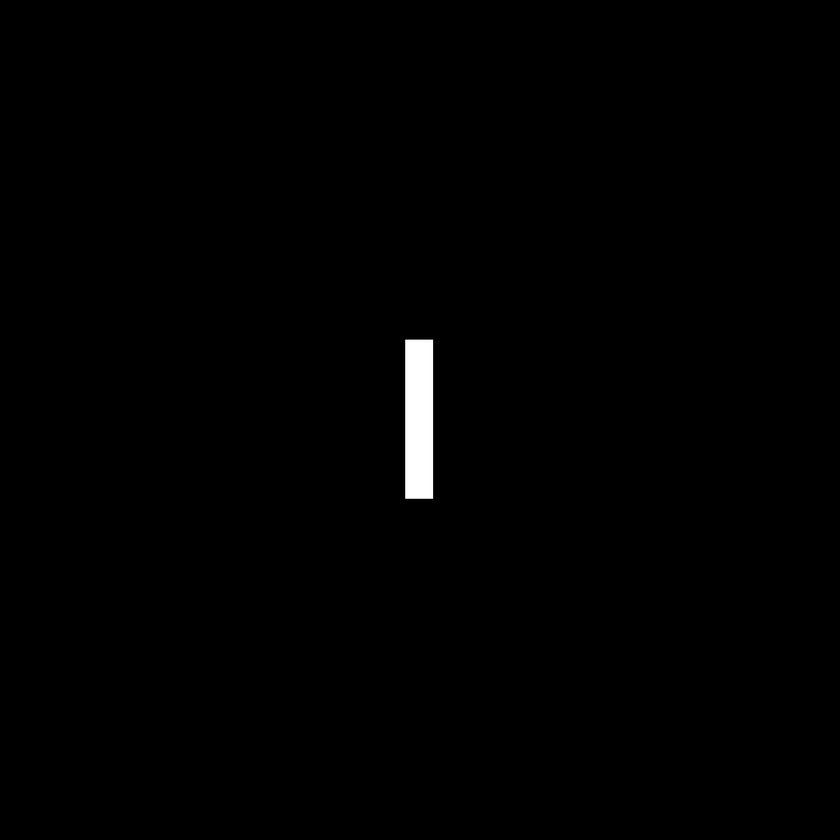
#> input picture Assignment 3 Fourier Transform/Fig0424(a)(rectangle).bmp, 840 x 840 px, shrunk from 1024 x 1024 before the run, found by its file name
$ jupyter execute 'Assignment#3.ipynb'
#> lines starting #> are read from the running program, lines starting #| are printed output that depends on the picture
[cell 1]
import numpy as np
import matplotlib.pyplot as plt
import cv2

[cell 2]
def compute_fourier_transform(image_path):
    # 讀取圖片並轉換成灰度圖片
    img = cv2.imread(image_path, cv2.IMREAD_GRAYSCALE)
#> img is the input picture: shape (840, 840); min 0, max 255, mean 1.6

    # 確認圖片成功載入
    if img is None:
        raise ValueError(f"Image at path '{image_path}' could not be loaded. Please check the file path.")

    # 對圖片做傅立葉轉換
    f_transform = np.fft.fft2(img)

    # 將低頻移到中間
    f_transform_shifted = np.fft.fftshift(f_transform)

    # 算光譜
    magnitude_spectrum = np.log(np.abs(f_transform_shifted) + 1)  # 數值+1避免log0
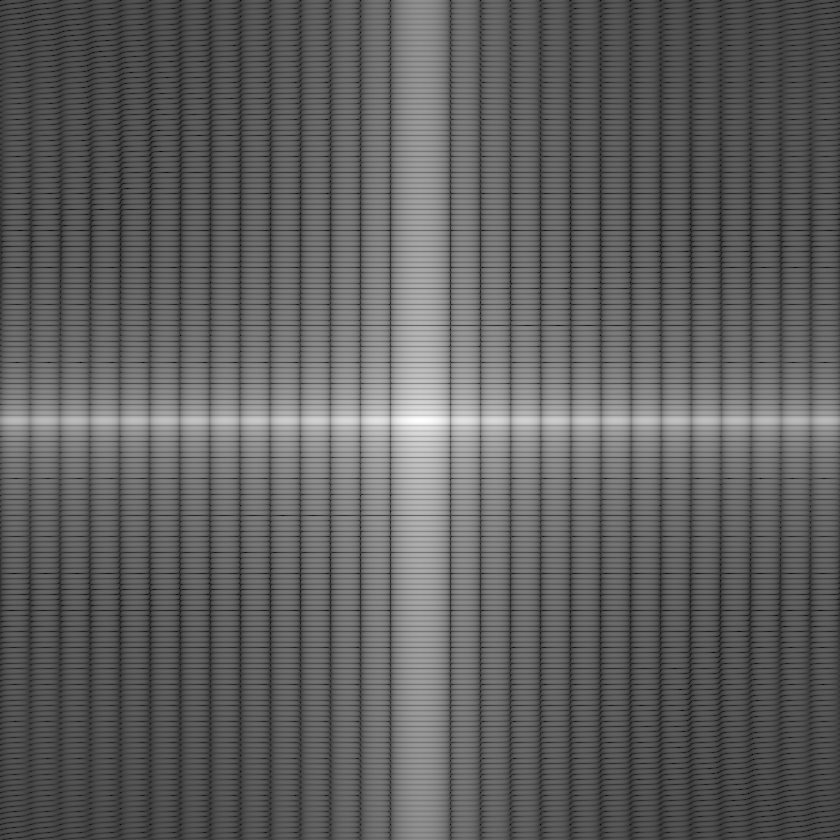
#> magnitude_spectrum: shape (840, 840) float64; min 1.3e-13, max 13.94, mean 5.25; drawn with min black and max white

    return img, f_transform_shifted, magnitude_spectrum

[cell 3]
def compute_inverse_fourier_transform(f_transform_shifted):
    # 移回頻譜
    f_ishifted = np.fft.ifftshift(f_transform_shifted)

    # 逆傅立葉轉換
    img_reconstructed = np.fft.ifft2(f_ishifted)

    # 取實部
    img_reconstructed = np.abs(img_reconstructed)

    return img_reconstructed

[cell 4]
def plot_images(original, spectrum, reconstructed, title1, title2, title3):
    # 設定圖形大小為 12x12，2x2 的佈局
#> called with title1 = 'Original Image', title2 = 'Fourier Spectrum', title3 = 'Reconstructed Image'
    plt.figure(figsize=(12, 12))

    # 顯示原始圖片
    plt.subplot(2, 2, 1)
    plt.imshow(original, cmap='gray')
    plt.title(title1)
    plt.axis('off')

    # 顯示傅立葉光譜
    plt.subplot(2, 2, 2)
    plt.imshow(spectrum, cmap='gray')
    plt.title(title2)
    plt.axis('off')

    # 顯示重建的圖片
    plt.subplot(2, 2, 3)
    plt.imshow(reconstructed, cmap='gray')
    plt.title(title3)
    plt.axis('off')

    # 顯示原始圖片與重建圖片的差異
    difference = np.abs(original - reconstructed)
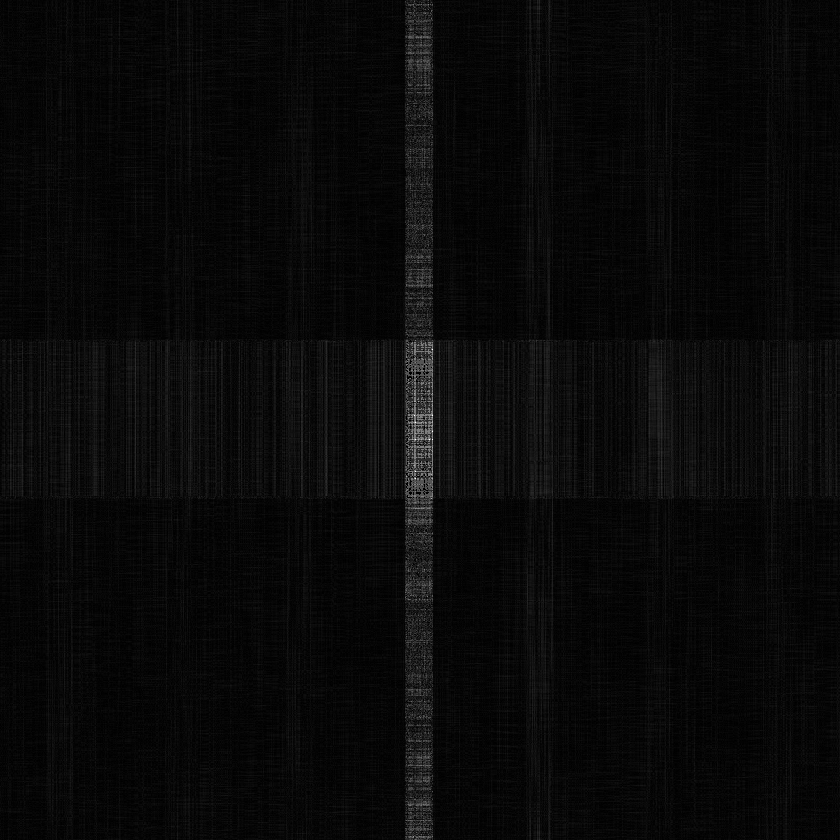
#> difference: shape (840, 840) float64; min 0, max 1.71e-13, mean 6.39e-15; drawn with min black and max white
    plt.subplot(2, 2, 4)
    plt.imshow(difference, cmap='gray')
    plt.title("Difference (Original - Reconstructed)")
    plt.axis('off')

    # 顯示所有圖
    plt.show()
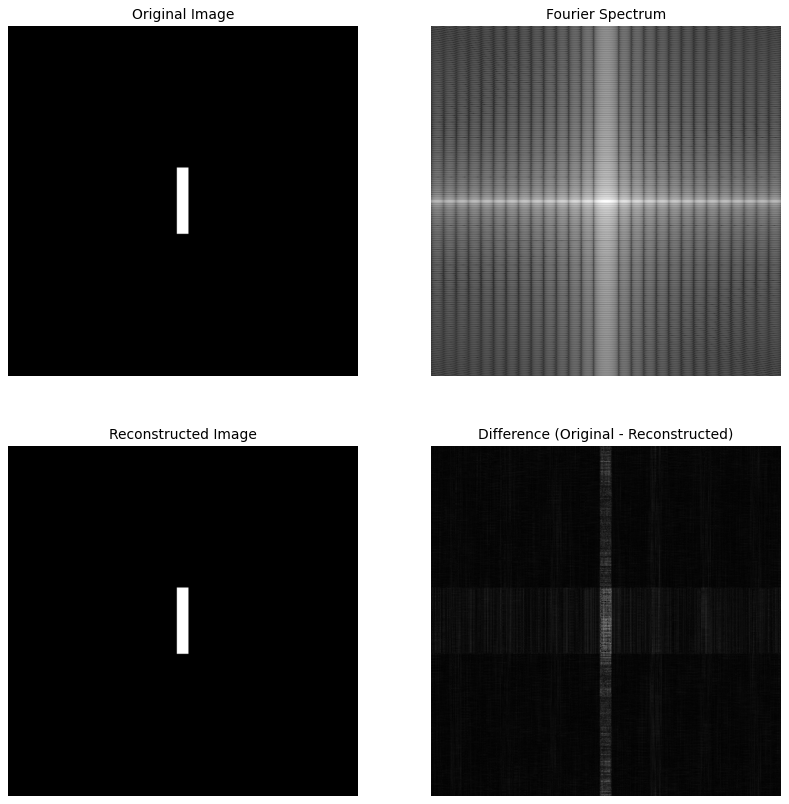
#> figure drawn by matplotlib, 4 panels

[cell 5]
# 文件路徑
image_paths = [
    r"C:\Users\user\ncku\Assignment 3 Fourier Transform\Fig0424(a)(rectangle).bmp",
    r"C:\Users\user\ncku\Assignment 3 Fourier Transform\Fig0429(a)(blown_ic).bmp"
]

# 對每張圖片做傅立葉轉換+展示結果
for path in image_paths:
    original_img, f_transform_shifted, magnitude_spectrum = compute_fourier_transform(path)
    reconstructed_img = compute_inverse_fourier_transform(f_transform_shifted)
    plot_images(original_img, magnitude_spectrum, reconstructed_img, "Original Image", "Fourier Spectrum", "Reconstructed Image")
#> pass 2 of the loop `for path in image_paths:`:
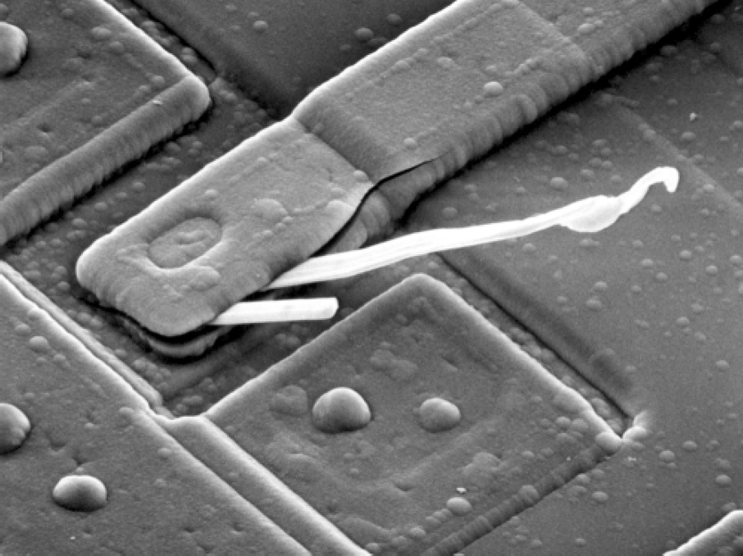
#> input picture Assignment 3 Fourier Transform/Fig0429(a)(blown_ic).bmp, 743 x 556 px, shrunk from 906 x 678 before the run, found by its file name
#> in compute_fourier_transform, img is the input picture: shape (556, 743); min 0, max 255, mean 112.6
#> magnitude_spectrum: shape (556, 743) float64
#> img_reconstructed: shape (556, 743) float64
#> difference: shape (556, 743) float64

[cell 6]
def ideal_lowpass_filter(shape, cutoff):
    # 產生低通濾波器
    rows, cols = shape
    crow, ccol = rows // 2, cols // 2
    x, y = np.ogrid[:rows, :cols]
    mask = (x - crow)**2 + (y - ccol)**2 <= cutoff**2
    filter_kernel = np.zeros((rows, cols), dtype=np.float32)
    filter_kernel[mask] = 1
    return filter_kernel

[cell 7]
def ideal_highpass_filter(shape, cutoff):
    # 產生高通濾波器
    rows, cols = shape
    crow, ccol = rows // 2, cols // 2
    x, y = np.ogrid[:rows, :cols]
    mask = (x - crow)**2 + (y - ccol)**2 > cutoff**2
    filter_kernel = np.zeros((rows, cols), dtype=np.float32)
    filter_kernel[mask] = 1
    return filter_kernel

[cell 8]
def apply_filter(image_path, filter_type, cutoff):
    # 讀取圖片並轉換成灰度圖片
    img = cv2.imread(image_path)
    if img is None:
        raise ValueError(f"Image at path '{image_path}' could not be loaded.")
    img = cv2.cvtColor(img, cv2.COLOR_BGR2GRAY)
    img_float = np.float32(img)

    # 對圖片做傅立葉轉換
    f_transform = np.fft.fft2(img_float)
    f_transform_shifted = np.fft.fftshift(f_transform)

    # 產生濾波器
    if filter_type == 'lowpass':
        filter_kernel = ideal_lowpass_filter(img.shape, cutoff)
    else:
        filter_kernel = ideal_highpass_filter(img.shape, cutoff)

    # 濾波器使用
    filtered_transform = f_transform_shifted * filter_kernel
    filtered_image = np.fft.ifftshift(filtered_transform)
    filtered_image = np.fft.ifft2(filtered_image)
    filtered_image = np.abs(filtered_image)

    return filtered_image

[cell 9]
def plot_all_filters(original, lowpass_5, lowpass_30, highpass_5, highpass_30):
    plt.figure(figsize=(20, 12))

    # 原始圖片
    plt.subplot(2, 3, 1)
    plt.imshow(original, cmap='gray')
    plt.title("Original Image")
    plt.axis('off')

    # Lowpass Filter with cutoff=5
    plt.subplot(2, 3, 2)
    plt.imshow(lowpass_5, cmap='gray')
    plt.title("Lowpass Filtered (Cutoff: 5)")
    plt.axis('off')

    # Lowpass Filter with cutoff=30
    plt.subplot(2, 3, 3)
    plt.imshow(lowpass_30, cmap='gray')
    plt.title("Lowpass Filtered (Cutoff: 30)")
    plt.axis('off')

    # Highpass Filter with cutoff=5
    plt.subplot(2, 3, 5)
    plt.imshow(highpass_5, cmap='gray')
    plt.title("Highpass Filtered (Cutoff: 5)")
    plt.axis('off')

    # Highpass Filter with cutoff=30
    plt.subplot(2, 3, 6)
    plt.imshow(highpass_30, cmap='gray')
    plt.title("Highpass Filtered (Cutoff: 30)")
    plt.axis('off')

    plt.show()

[cell 10]
# 圖片位置
image_paths = [
    r"C:\Users\user\ncku\Assignment 3 Fourier Transform\Fig0519(a)(florida_satellite_original).bmp",
    r"C:\Users\user\ncku\Assignment 3 Fourier Transform\Fig0525(c)(aerial_view_turb_c_0pt001).bmp"
]

# 濾波器使用，結果展示
for path in image_paths:
    original_img = cv2.imread(path, cv2.IMREAD_GRAYSCALE)
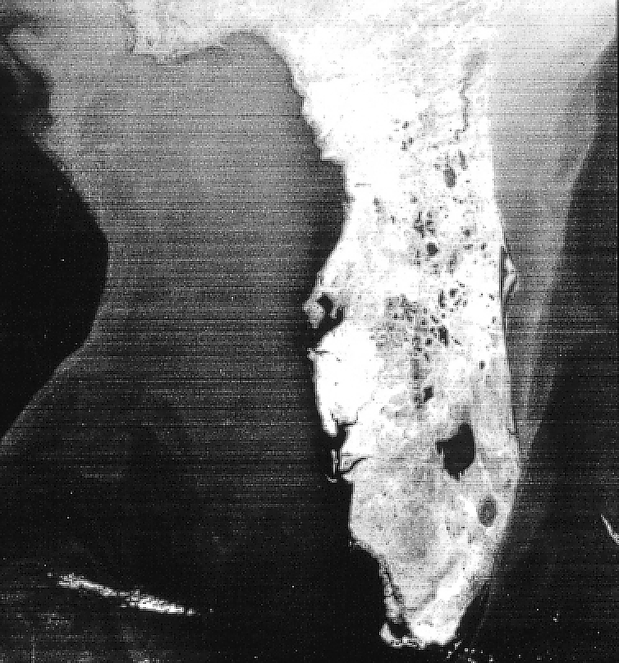
#> input picture Assignment 3 Fourier Transform/Fig0519(a)(florida_satellite_original).bmp, 619 x 663 px, shrunk from 754 x 808 before the run, found by its file name
#> original_img is the input picture: shape (663, 619); min 0, max 255, mean 109.3
    lowpass_5 = apply_filter(path, 'lowpass', 5)
#> in apply_filter, `filtered_image = np.abs(filtered_image)`:
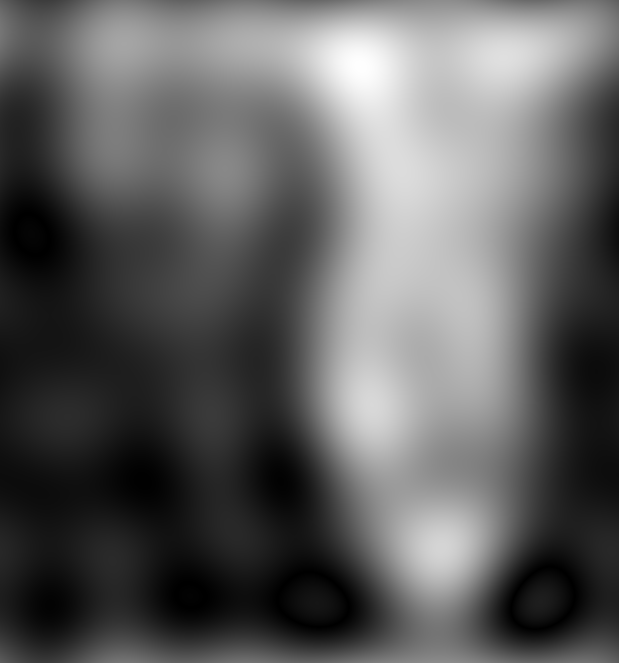
#> filtered_image: shape (663, 619) float64; min 0.000273, max 293.6, mean 109.8; drawn with min black and max white
    lowpass_30 = apply_filter(path, 'lowpass', 30)
#> call 2 of apply_filter, with filter_type = 'lowpass', cutoff = 30
#> in apply_filter (call 2), `filtered_image = np.abs(filtered_image)`:
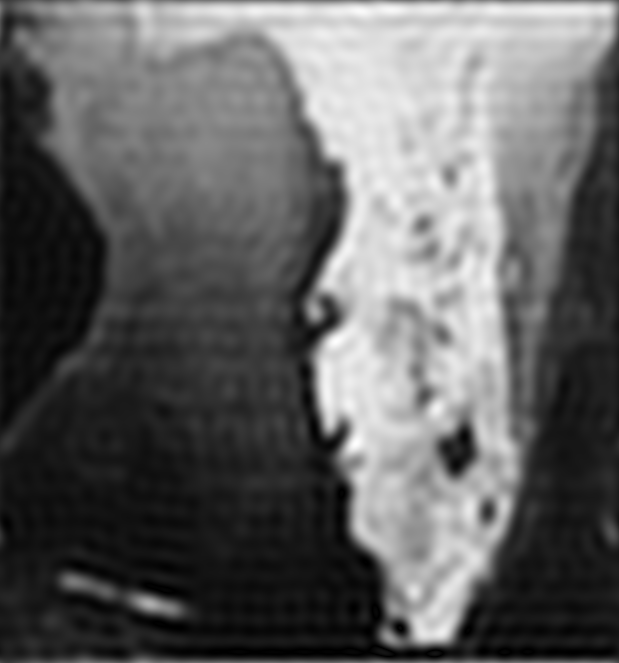
#> filtered_image: shape (663, 619) float64; min 0.000625, max 284.4, mean 109.4; drawn with min black and max white
    highpass_5 = apply_filter(path, 'highpass', 5)
#> call 3 of apply_filter, with filter_type = 'highpass', cutoff = 5
#> in apply_filter (call 3), `filtered_image = np.abs(filtered_image)`:
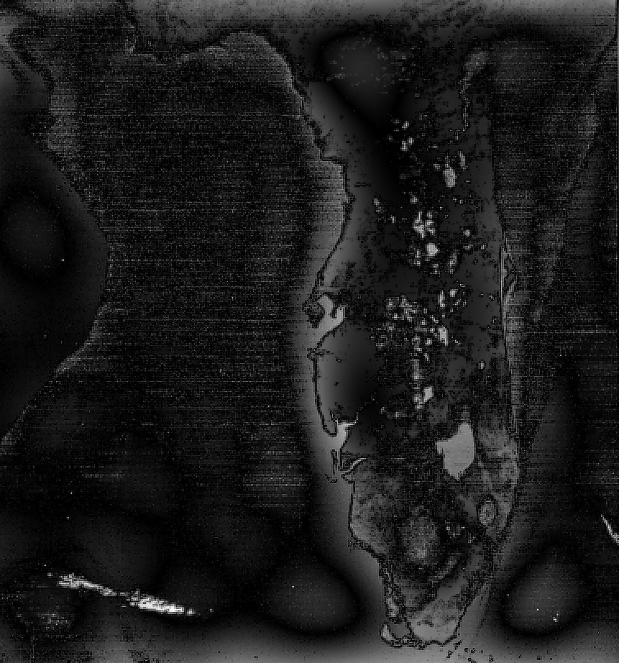
#> filtered_image: shape (663, 619) float64; min 0.000307, max 251.3, mean 28.4
    highpass_30 = apply_filter(path, 'highpass', 30)
#> call 4 of apply_filter, with filter_type = 'highpass', cutoff = 30
#> in apply_filter (call 4), `filtered_image = np.abs(filtered_image)`:
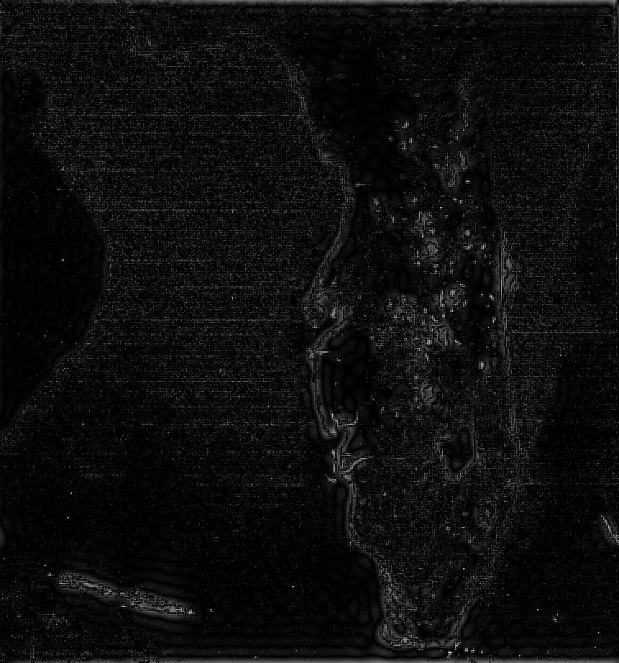
#> filtered_image: shape (663, 619) float64; min 8.25e-05, max 238.4, mean 13.7

    plot_all_filters(original_img, lowpass_5, lowpass_30, highpass_5, highpass_30)
#> pass 2 of the loop `for path in image_paths:`:
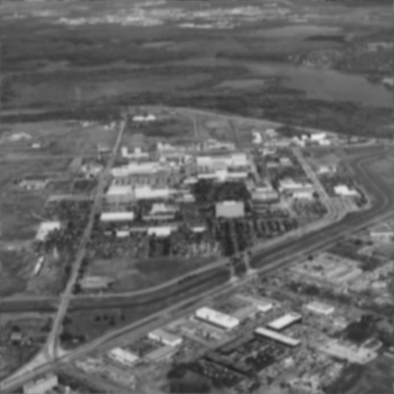
#> input picture Assignment 3 Fourier Transform/Fig0525(c)(aerial_view_turb_c_0pt001).bmp, 394 x 394 px, shrunk from 480 x 480 before the run, found by its file name
#> original_img is the input picture: shape (394, 394); min 33, max 231, mean 101.2
#> img_float: shape (394, 394) float32
#> filtered_image: shape (394, 394) float64
#> in apply_filter (call 8), `filtered_image = np.abs(filtered_image)`:
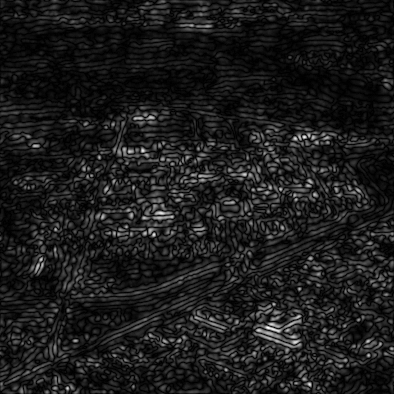
#> filtered_image: shape (394, 394) float64; min 1.21e-05, max 67.61, mean 7.4; drawn with min black and max white
